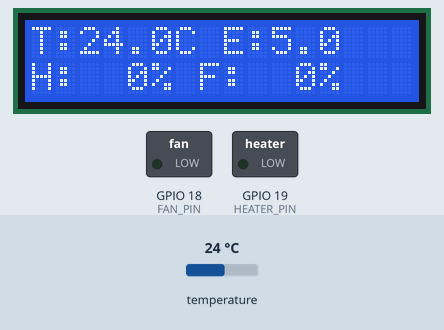
The sketch below on a simulated ESP32. Shown: 16×2 character LCD, switched loads named in the sketch (green lamp = pin HIGH). The test bench sets the inputs (shaded band); at power-on: temperature 24 °C. WiFi joins after 1.5 s; servers stay silent unless stated; uploads are accepted with an empty reply; what the sketch prints to the serial monitor is not drawn.

Above: at 3.0 s.
3.1 s: temperature set to 24.9 °C
At 5.1 s:
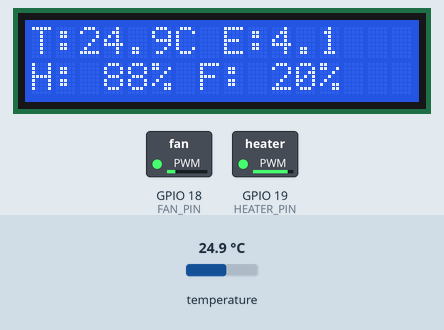
6.1 s: temperature set to 28 °C
At 7.6 s:
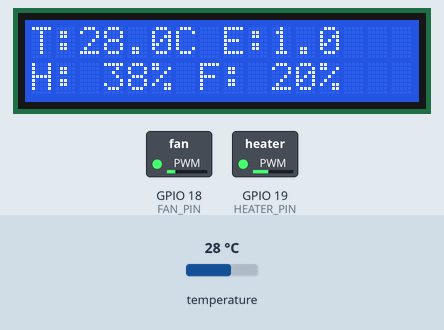
8.9 s: temperature set to 33 °C
At 11.2 s:
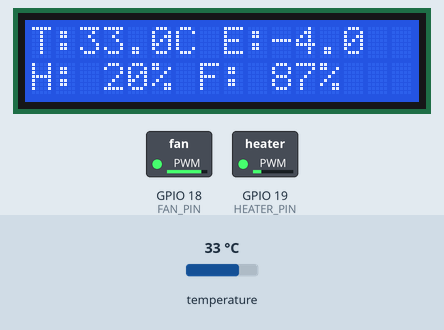
Timing chart, 0 to 12.7 s (numbered marks = the images above; inputs shaded):
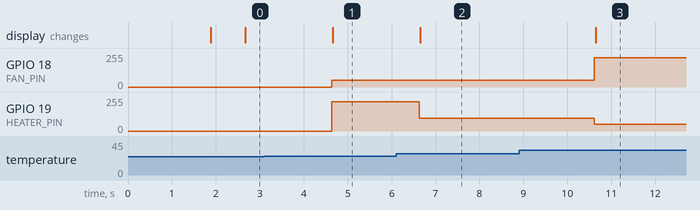

Measured:
- the behaviour switches between 24 and 24.1 °C on temperature (found by bisection; images 0 and 1)
- after the input at 3.1 s, GPIO 18 (FAN_PIN): 0/255 → 51/255 after 1.5 s; GPIO 19 (HEATER_PIN): 0/255 → 220/255 after 1.5 s; the display: changes after 1.6 s (image 1)
- after the input at 6.1 s, GPIO 19 (HEATER_PIN): 220/255 → 96/255 after 0.53 s; the display: changes after 0.56 s (image 2)
- after the input at 8.9 s, GPIO 18 (FAN_PIN): 51/255 → 218/255 after 1.7 s; GPIO 19 (HEATER_PIN): 96/255 → 51/255 after 1.7 s; the display: changes after 1.7 s (image 3)

The sketch:

Elemen_Pemanas_dan_Kipas_DC_FUZZY.ino
```cpp
#define BLYNK_TEMPLATE_ID "TMPL6pJ1afFvu"
#define BLYNK_TEMPLATE_NAME "Tugas akhir Riffan Sudira"
#define BLYNK_AUTH_TOKEN "nXYi56Oku-9Fpb18RSruHnFn9MNtQy8H"

#include <WiFi.h>
#include <BlynkSimpleEsp32.h>
#include <OneWire.h>
#include <DallasTemperature.h>
#include <Wire.h>
#include <LiquidCrystal_I2C.h>
#include <math.h>
#include <HTTPClient.h>

// WiFi
const char* ssid = "Tugas Akhir";
const char* password = "Riffan Sudira";

// Google Sheets Web App URL
const char* scriptURL = "https://script.google.com/macros/s/AKfycbyfJzzNXuzSLd6BNJR2W62LWuyOg3JgUABq1W7_LOsXwZKcPu0kwMXnuJqdgyKzfr6k/exec";

BlynkTimer timer;

// Sensor
#define ONE_WIRE_BUS 4
OneWire oneWire(ONE_WIRE_BUS);
DallasTemperature sensors(&oneWire);

// LCD
LiquidCrystal_I2C lcd(0x27, 16, 2);

// Output
#define FAN_PIN     18
#define HEATER_PIN  19
#define FAN_CH      0
#define HEATER_CH   1
#define PWM_FREQ    5000
#define PWM_RES     8

// Setpoint
const float setpoint = 29.0;

// Membership
#define MF_SIZE 5

// Membership Function Arrays
float tempMF[MF_SIZE];
float errorMF[MF_SIZE];

// Fuzzy
float trapmf(float x, float a, float b, float c, float d) {
  float val1 = (x - a)/(b - a);
  float val2 = (d - x)/(d - c);
  float min1 = val1 < 1.0f ? val1 : 1.0f;
  float min2 = min1 < val2 ? min1 : val2;
  return min2 > 0.0f ? min2 : 0.0f;
}

float trimf(float x, float a, float b, float c) {
  if (x <= a || x >= c) return 0.0f;
  else if (x == b) return 1.0f;
  else if (x < b) return (x - a) / (b - a);
  else return (c - x) / (c - b);
}

void fuzzify(float temp, float error) {
  tempMF[0] = trapmf(temp, 20, 20, 23, 26);
  tempMF[1] = trimf(temp, 23, 26, 29);
  tempMF[2] = trimf(temp, 26, 29, 32);
  tempMF[3] = trimf(temp, 29, 32, 35);
  tempMF[4] = trapmf(temp, 32, 35, 40, 40);

  error = constrain(error, -5, 5);
  errorMF[0] = trapmf(error, -5, -5, -4, -2);
  errorMF[1] = trimf(error, -4, -2, 0);
  errorMF[2] = trimf(error, -2, 0, 2);
  errorMF[3] = trimf(error, 0, 2, 4);
  errorMF[4] = trapmf(error, 2, 4, 5, 5);
}

void setup() {
  Serial.begin(115200);
  WiFi.begin(ssid, password);
  while (WiFi.status() != WL_CONNECTED) {
    delay(500);
    Serial.print(".");
  }
  Serial.println("\nWiFi Connected");
  Blynk.begin(BLYNK_AUTH_TOKEN, ssid, password);
  sensors.begin();
  lcd.begin();
  lcd.backlight();
  ledcSetup(FAN_CH, PWM_FREQ, PWM_RES);
  ledcAttachPin(FAN_PIN, FAN_CH);
  ledcSetup(HEATER_CH, PWM_FREQ, PWM_RES);
  ledcAttachPin(HEATER_PIN, HEATER_CH);
  timer.setInterval(1000L, sendToBlynk);
}

float lastTemp = 0, lastHeater = 0, lastFan = 0;

void loop() {
  sensors.requestTemperatures();
  float temp = sensors.getTempCByIndex(0);
  float error = constrain(setpoint - temp, -5, 5);  // Batas error

  fuzzify(temp, error);

  float sumW = 0, heaterOut = 0, fanOut = 0;

  // 14 fuzzy rules
  { float w = fmin(tempMF[0], errorMF[4]); heaterOut += w * 100; fanOut += w * 20; sumW += w; } //RK1
  { float w = fmin(tempMF[0], errorMF[3]); heaterOut += w * 80;  fanOut += w * 20; sumW += w; } //RK2
  { float w = fmin(tempMF[0], errorMF[2]); heaterOut += w * 60;  fanOut += w * 20; sumW += w; } //RK3
  { float w = fmin(tempMF[1], errorMF[4]); heaterOut += w * 80;  fanOut += w * 20; sumW += w; } //RK4
  { float w = fmin(tempMF[1], errorMF[3]); heaterOut += w * 60;  fanOut += w * 20; sumW += w; } //RK5
  { float w = fmin(tempMF[1], errorMF[2]); heaterOut += w * 40;  fanOut += w * 20; sumW += w; } //RK6
  { float w = fmin(tempMF[2], errorMF[3]); heaterOut += w * 40;  fanOut += w * 20; sumW += w; } //RK7
  { float w = fmin(tempMF[2], errorMF[2]); heaterOut += w * 20;  fanOut += w * 20; sumW += w; } //RK8
  { float w = fmin(tempMF[2], errorMF[1]); heaterOut += w * 20;  fanOut += w * 40; sumW += w; } //RK9
  { float w = fmin(tempMF[3], errorMF[2]); heaterOut += w * 20;  fanOut += w * 40; sumW += w; } //RK10
  { float w = fmin(tempMF[3], errorMF[1]); heaterOut += w * 20;  fanOut += w * 60; sumW += w; } //RK11
  { float w = fmin(tempMF[3], errorMF[0]); heaterOut += w * 20;  fanOut += w * 80; sumW += w; } //RK12
  { float w = fmin(tempMF[4], errorMF[1]); heaterOut += w * 20;  fanOut += w * 80; sumW += w; } //RK13
  { float w = fmin(tempMF[4], errorMF[0]); heaterOut += w * 20;  fanOut += w * 100; sumW += w; } //RK14

  if (sumW != 0) {
    heaterOut /= sumW;
    fanOut /= sumW;
  }

  uint8_t heaterPWM = map(heaterOut, 0, 100, 0, 255);
  uint8_t fanPWM = map(fanOut, 0, 100, 0, 255);
  ledcWrite(HEATER_CH, heaterPWM);
  ledcWrite(FAN_CH, fanPWM);

  Serial.printf("Temp: %.2f C | Error: %.2f | Heater: %.0f%% | Fan: %.0f%%\n", temp, error, heaterOut, fanOut);

  lcd.setCursor(0, 0);
  lcd.printf("T:%.1fC E:%.1f ", temp, error);
  lcd.setCursor(0, 1);
  lcd.printf("H:%3.0f%% F:%3.0f%%", heaterOut, fanOut);

  if (WiFi.status() == WL_CONNECTED) {
    HTTPClient http;
    String url = scriptURL;
    url += "?temp=" + String(temp, 2);
    url += "&heater=" + String(heaterOut, 0);
    url += "&fan=" + String(fanOut, 0);
    http.begin(url);
    http.GET();
    http.end();
  }

  lastTemp = temp;
  lastHeater = heaterOut;
  lastFan = fanOut;

  Blynk.run();
  timer.run();
  delay(1000);
}

void sendToBlynk() {
  Blynk.virtualWrite(V0, lastTemp);
  Blynk.virtualWrite(V1, lastHeater);
  Blynk.virtualWrite(V2, lastFan);
}
```
